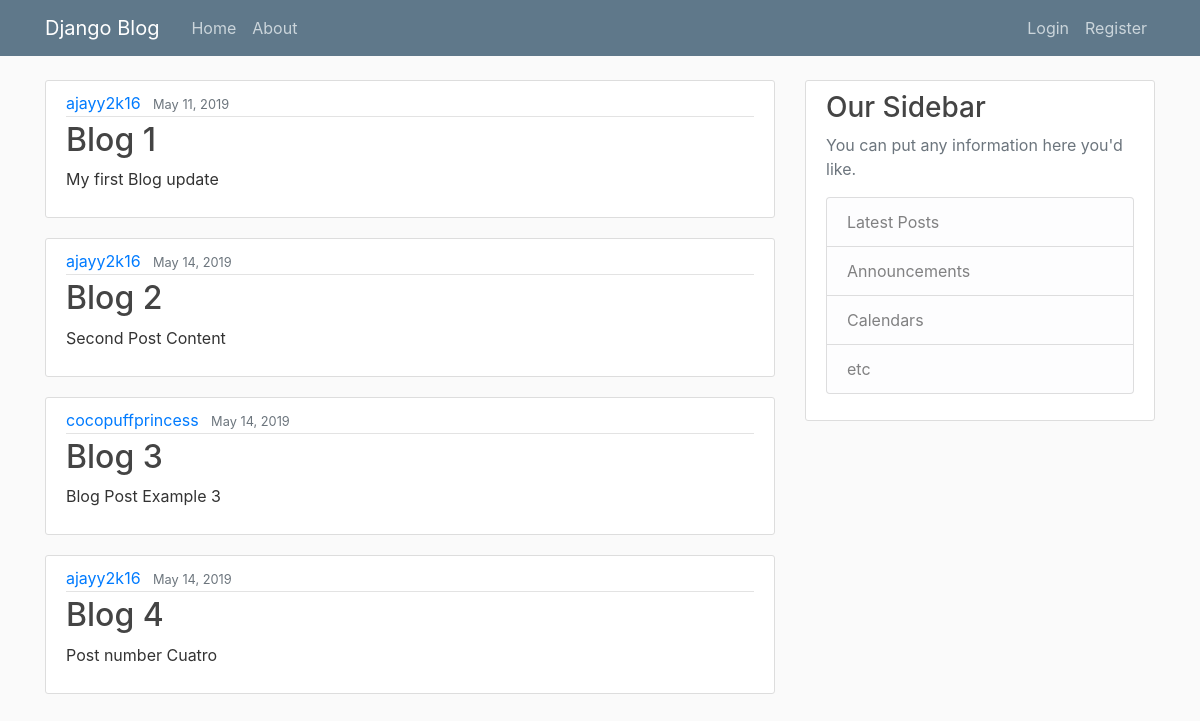
The page / on the database its author committed.
### blog/models.py (models this page shows)
class Post(models.Model): #inherits from model.model each class will be own table in database
    title=models.CharField(max_length=100) #each field is an attribute of the class
    content=models.TextField() #
    date_posted = models.DateTimeField(auto_now_add=True)
    author = models.ForeignKey(User, on_delete=models.CASCADE) #on_delete is a function that deletes posts when user is deleted

### blog/views.py (the view)
# urls.py: 2. Add a URL to urlpatterns:  path('', views.home, name='home')
def home(request):
    context = {
     'posts': Post.objects.all()
    }
    return render(request, 'blog/home.html', context)

### blog/templates/blog/home.html
{% extends "blog/base.html" %}
{% block content %}
    {% for post in posts %}
    <article class="media content-section">
        <div class="media-body">
          <div class="article-metadata">
            <a class="mr-2" href="#">{{ post.author }}</a>
            <small class="text-muted">{{ post.date_posted| date:"F d, Y" }}</small>
          </div>
          <h2><a class="article-title" href="#">{{ post.title }}</a></h2>
          <p class="article-content">{{ post.content }}</p>
        </div>
      </article>
    {% endfor %}
{% endblock content %}

### blog/static/blog/main.css (style rules this page uses)
body { background: #fafafa; color: #333333; margin-top: 5rem; }
h1, h2, h3, h4, h5, h6 { color: #444444; }
.content-section { background: #ffffff; padding: 10px 20px; border: 1px solid #dddddd; border-radius: 3px; margin-bottom: 20px; }
.article-title { color: #444444; }
.article-content { white-space: pre-line; }
.article-metadata { padding-bottom: 1px; margin-bottom: 4px; border-bottom: 1px solid #e3e3e3 }

### rows shown on the page
Post: author "ajayy2k16", date_posted "May 11, 2019", title "Blog 1", content "My first Blog update"
Post: author "ajayy2k16", date_posted "May 14, 2019", title "Blog 2", content "Second Post Content"
Post: author "cocopuffprincess", date_posted "May 14, 2019", title "Blog 3", content "Blog Post Example 3"
Post: author "ajayy2k16", date_posted "May 14, 2019", title "Blog 4", content "Post number Cuatro"
